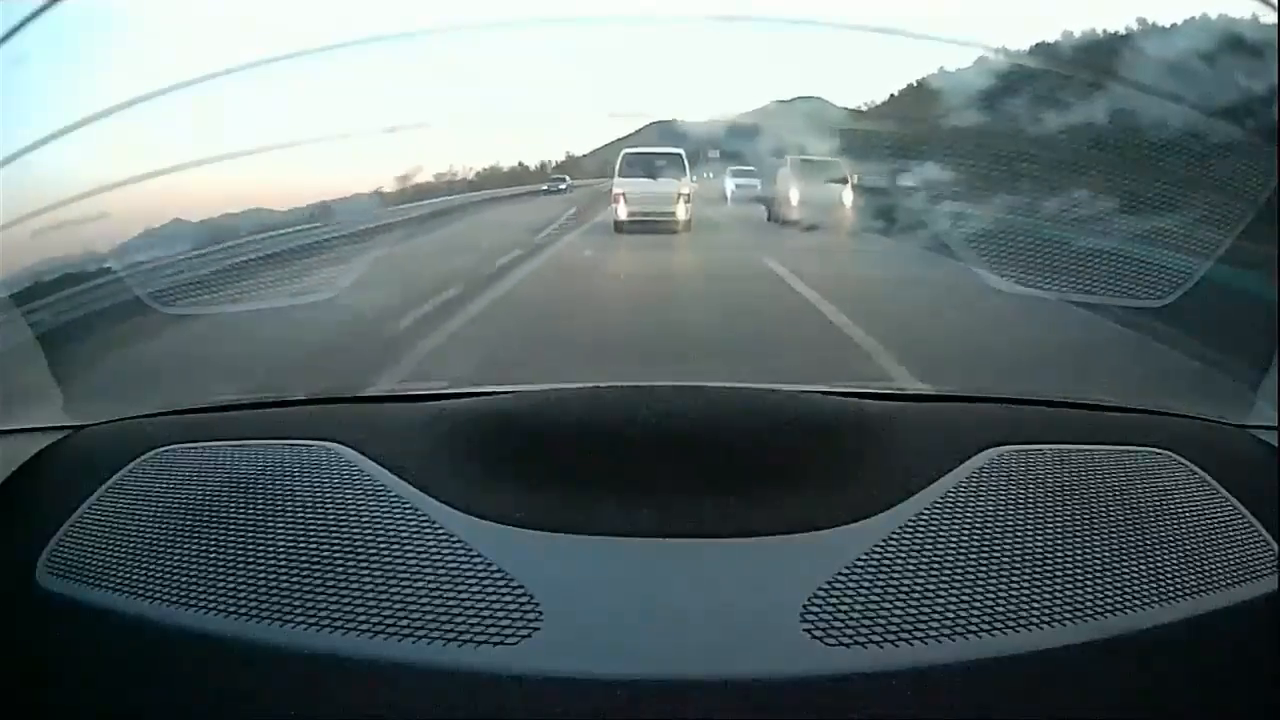
#> input picture frame 57 of rear_test_video.mp4, 1280 x 720 px, given in place of sc_test.mp4, which was not available
$ python main.py
#> lines starting #> are read from the running program, lines starting #| are printed output that depends on the picture; after the words box and inside, x2 and y2 are one past the last pixel; in counts of white or black regions, pixels touching at a corner belong together; pictures that were not available may be replaced by others from this repository, and a replacement may not be noted
### RoadLaneDetection.py
import cv2
import numpy as np

class RoadLaneDetector:
    def __init__(self):
        # 클래스 초기화 시 필요한 변수들을 설정합니다.
        self.img_size = self.img_center = None  # 이미지 크기와 중심점 초기화
        self.left_m = self.right_m = None  # 왼쪽, 오른쪽 차선의 기울기 초기화
        self.left_b = self.right_b = None  # 왼쪽, 오른쪽 차선의 y절편 초기화
        self.left_detect = self.right_detect = False  # 왼쪽, 오른쪽 차선 감지 여부 초기화
        self.poly_bottom_width = 0.85  # 다각형 하단 너비 비율 설정
        self.poly_top_width = 0.07  # 다각형 상단 너비 비율 설정
        self.poly_height = 0.4  # 다각형 높이 비율 설정

    def filter_colors(self, img_frame):
        # 이미지에서 특정 색상을 필터링하여 차선 후보를 추출합니다.
        output = img_frame.copy()  # 원본 이미지 복사
        white_mask = cv2.inRange(output, (200, 200, 200), (255, 255, 255))  # 흰색 마스크 생성
        white_image = cv2.bitwise_and(output, output, mask=white_mask)  # 흰색 영역 추출
        img_hsv = cv2.cvtColor(output, cv2.COLOR_BGR2HSV)  # 이미지를 HSV 색공간으로 변환
        yellow_mask = cv2.inRange(img_hsv, (10, 100, 100), (40, 255, 255))  # 노란색 마스크 생성
        yellow_image = cv2.bitwise_and(output, output, mask=yellow_mask)  # 노란색 영역 추출
        output = cv2.addWeighted(white_image, 1.0, yellow_image, 1.0, 0.0)  # 흰색 및 노란색 영역 합성
        return output  # 처리된 이미지 반환

    def limit_region(self, img_edges):
        # 이미지의 관심 영역을 설정합니다.
        height, width = img_edges.shape[:2]  # 이미지의 높이와 너비를 추출
        mask = np.zeros((height, width), dtype=np.uint8)  # 마스크를 생성 (초기값은 모두 0)
        # 관심 영역을 정의하는 다각형의 점을 계산
        points = np.array([[
            ((width * (1 - self.poly_bottom_width)) // 2, height),
            ((width * (1 - self.poly_top_width)) // 2, height - int(height * self.poly_height) * 1.2),
            (width - (width * (1 - self.poly_top_width)) // 2, height - int(height * self.poly_height) * 1.2),
            (width - (width * (1 - self.poly_bottom_width)) // 2, height)
        ]], dtype=np.int32)
        cv2.fillConvexPoly(mask, points, 255)  # 다각형 영역을 255로 채움
        # cv2.imshow('mask_r',mask)
        output = cv2.bitwise_and(img_edges, img_edges, mask=mask)  # 마스크를 적용하여 관심 영역만 추출

        return output  # 처리된 이미지 반환

    def houghLines(self, img_mask):
        # Hough 변환을 사용하여 직선 성분을 추출합니다.
        lines = cv2.HoughLinesP(img_mask, 1, np.pi / 180, 20, minLineLength=10, maxLineGap=5)
        return lines  # 감지된 선들을 반환

    # [95 lines left out: functions separateLine, regression, drawLine, not called in this run]

#################################################################

    def limit_region_left(self, img_edges):
        # 이미지의 관심 영역을 설정합니다.
        height, width = img_edges.shape[:2]  # 이미지의 높이와 너비를 추출
        mask = np.zeros((height, width), dtype=np.uint8)  # 마스크를 생성 (초기값은 모두 0)
        # 관심 영역을 정의하는 다각형의 점을 계산
        points = np.array([[
            (0, height),
            (0, height - int(height * self.poly_height) * 0.7),
            ((width * (1 - self.poly_top_width)) // 2, height - int(height * self.poly_height)),
            ((width * (1 - self.poly_bottom_width)) // 2, height)
        ]], dtype=np.int32)
        cv2.fillConvexPoly(mask, points, 255)  # 다각형 영역을 255로 채움
        # cv2.imshow("mask_rl",mask)
        output = cv2.bitwise_and(img_edges, img_edges, mask=mask)  # 마스크를 적용하여 관심 영역만 추출

        return output  # 처리된 이미지 반환

    def limit_region_right(self, img_edges):
        # 이미지의 관심 영역을 설정합니다.
        height, width = img_edges.shape[:2]  # 이미지의 높이와 너비를 추출
        mask = np.zeros((height, width), dtype=np.uint8)  # 마스크를 생성 (초기값은 모두 0)
        # 관심 영역을 정의하는 다각형의 점을 계산
        points = np.array([[
            (width - (width * (1 - self.poly_bottom_width)) // 2, height),
            (width - (width * (1 - self.poly_top_width)) // 2, height - int(height * self.poly_height)),
            (width, height - int(height * self.poly_height) * 0.7),
            (width, height)
        ]], dtype=np.int32)
        cv2.fillConvexPoly(mask, points, 255)  # 다각형 영역을 255로 채움
        # cv2.imshow("mask_rr",mask)
        output = cv2.bitwise_and(img_edges, img_edges, mask=mask)  # 마스크를 적용하여 관심 영역만 추출

        return output  # 처리된 이미지 반환

### main.py
import cv2
import numpy as np
from RoadLaneDetection import RoadLaneDetector  # 차선 감지 클래스를 불러옵니다.

# 객체 생성
detector = RoadLaneDetector()

# 비디오 캡처 객체 생성
video = cv2.VideoCapture('sc_test.mp4')  # 입력 비디오 파일을 열기
# 비디오 파일 열기 검사
if not video.isOpened():
    print("동영상 파일을 열 수 없습니다.")
    exit()  # 파일을 열 수 없으면 종료

# 비디오 프레임의 크기를 가져옵니다.
ret, frame = video.read()
#> frame is the input picture: shape (720, 1280, 3); mean B, G, R 110, 108.3, 95.2
if not ret:
    exit()  # 프레임을 읽을 수 없으면 종료

# 결과 파일을 위한 비디오 라이터 설정
fourcc = cv2.VideoWriter_fourcc(*'XVID')  # 비디오 코덱 설정
fps = 25.0  # 프레임 속도 설정
writer = cv2.VideoWriter('result.avi', fourcc, fps, (frame.shape[1], frame.shape[0]))  # 비디오 라이터 객체 생성

cnt = 0

# 비디오를 읽고 처리하는 메인 루프
while True:
    ret, frame = video.read()  # 비디오에서 프레임 읽기
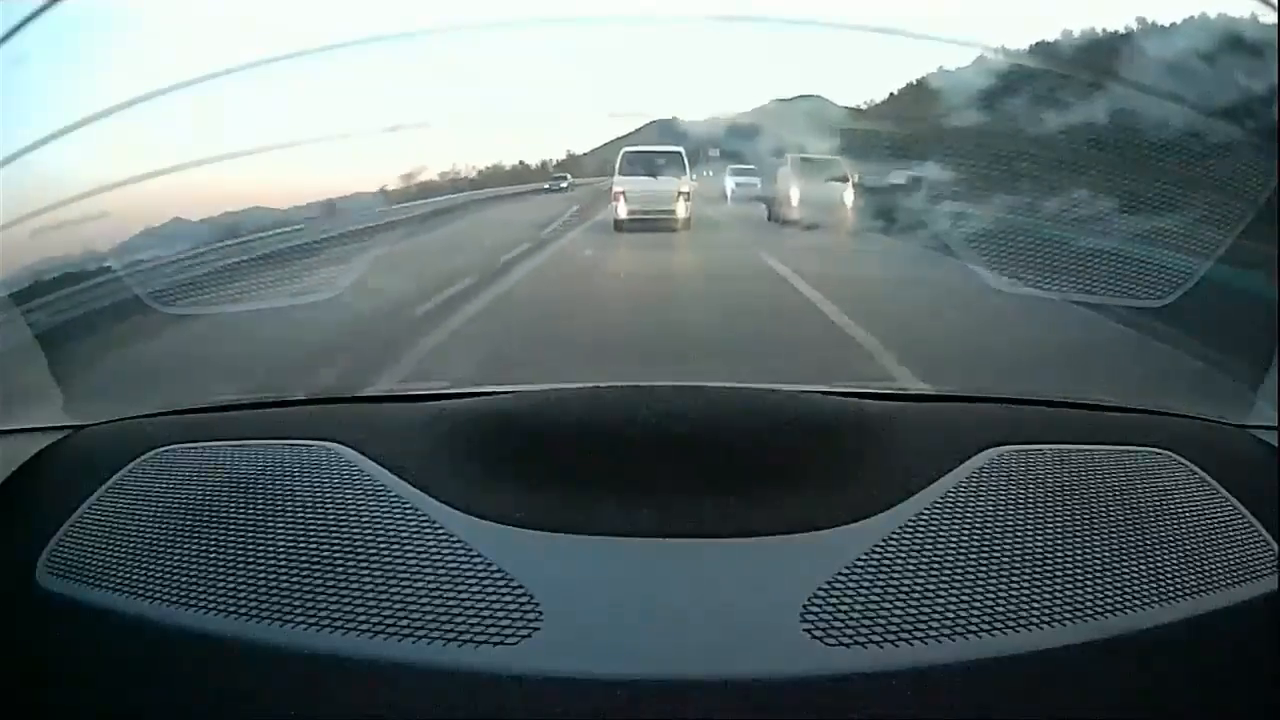
#> input picture frame 58 of rear_test_video.mp4, 1280 x 720 px, given in place of sc_test.mp4, which was not available
#> frame is the input picture: shape (720, 1280, 3); mean B, G, R 109.8, 108.1, 95
    if not ret:
        print("영상 못받음")
        break  # 더 이상 읽을 프레임이 없으면 종료
    # 필터링 및 차선 감지 로직
    filtered_img = detector.filter_colors(frame)  # 색상 필터링
#> in filter_colors, `white_mask = cv2.inRange(output, (200, 200, 200), (255, 255, 255))`:
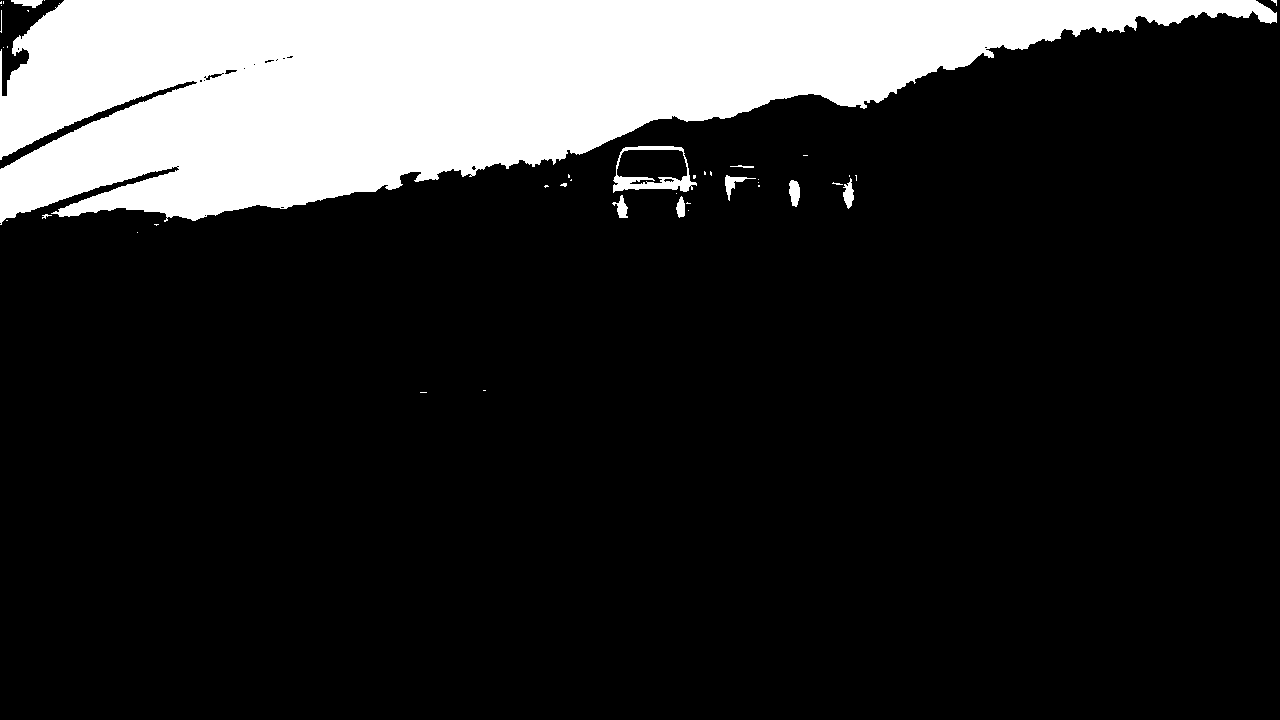
#> white_mask: shape (720, 1280); 17.6% white; 41 white regions (30 under 20 px), largest, box (x1, y1, x2, y2) and area: (0, 0, 1277, 225) 159571, (613, 146, 697, 193) 1184, (789, 180, 800, 207) 225
    gray_img = cv2.cvtColor(filtered_img, cv2.COLOR_BGR2GRAY)  # 그레이스케일로 변환
    edges = cv2.Canny(gray_img, 50, 150)  # Canny 에지 감지
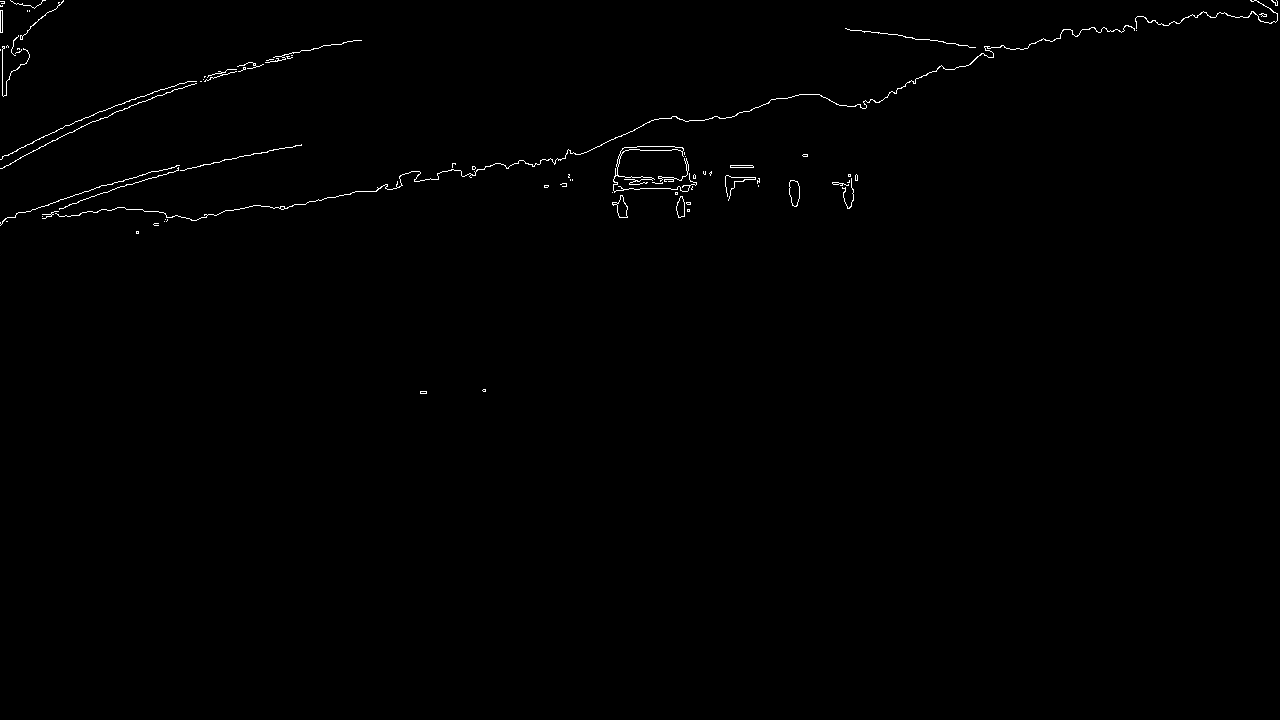
#> edges: shape (720, 1280); 0.49% white in thin lines or dots, all inside (x1, y1, x2, y2) = (0, 0, 1278, 394)
    mask = detector.limit_region(edges)  # 관심 영역 제한
    mask_l = detector.limit_region_left(edges)  # 관심 영역 제한
    mask_r = detector.limit_region_right(edges)  # 관심 영역 제한
#> in limit_region_right, `cv2.fillConvexPoly(mask, points, 255)`:
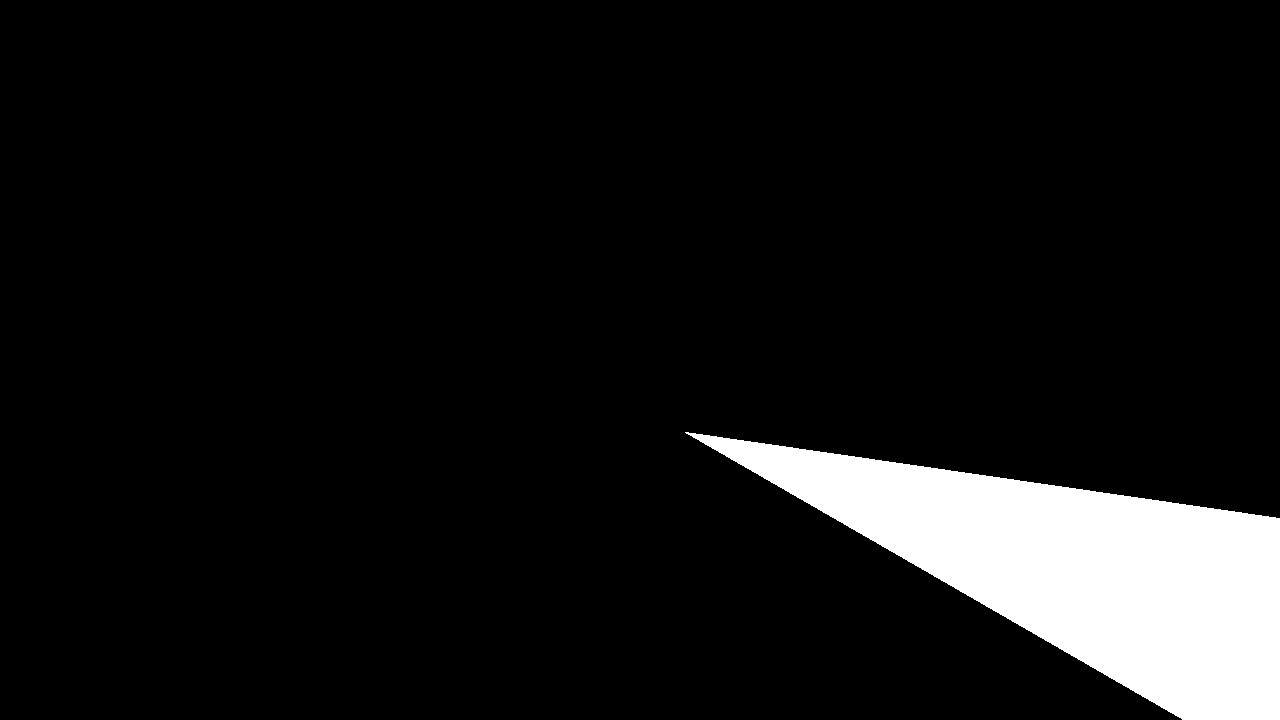
#> mask: shape (720, 1280); 8.1% white; 1 white region, box (x1, y1, x2, y2) and area: (685, 432, 1280, 720) 74195
    # cv2.imshow('mask_c', mask)
    # cv2.imshow('mask_l', mask_l)
    # cv2.imshow('mask_r', mask_r)

    lines = detector.houghLines(mask)  # Hough 변환을 이용한 선 감지
#> in houghLines, `lines = cv2.HoughLinesP(img_mask, 1, np.pi / 180, 20, minLineLength=10..`: lines = None
    lines_l = detector.houghLines(mask_l)  # Hough 변환을 이용한 선 감지
    lines_r = detector.houghLines(mask_r)  # Hough 변환을 이용한 선 감지
    print(lines)
#| None
    if lines is not None:
        separated_lines = detector.separateLine(mask, lines)  # 선 분리
        separated_lines_l = detector.separateLine(mask_l, lines_l)  # 선 분리
        separated_lines_r = detector.separateLine(mask_r, lines_r)  # 선 분리
        lane = detector.regression(separated_lines, frame)  # 선형 회귀로 차선 계산
        lane_l = detector.regression(separated_lines_l, frame)  # 선형 회귀로 차선 계산
        lane_r = detector.regression(separated_lines_r, frame)  # 선형 회귀로 차선 계산
        result_img = detector.drawLine(frame, lane)  # 결과 이미지에 차선 그리기
        result_img = detector.drawLine(frame, lane_l)  # 결과 이미지에 차선 그리기
        result_img = detector.drawLine(frame, lane_r)  # 결과 이미지에 차선 그리기

        # 결과 저장
        writer.write(result_img)  # 비디오 파일에 결과 프레임 저장
        if cnt == 15:
            cv2.imwrite("img_result.jpg", result_img)  # 결과 이미지 저장
        cnt += 1
        # 결과 출력
        #cv2.imshow('result', result_img)  # 결과 프레임을 화면에 표시

        # ESC 키로 종료
        if cv2.waitKey(10) == 27:
            break  # ESC 키가 눌리면 루프 종료

# 자원 해제
video.release()  # 비디오 캡처 객체 해제
writer.release()  # 비디오 라이터 객체 해제
cv2.destroyAllWindows()  # 생성된 모든 창 닫기
